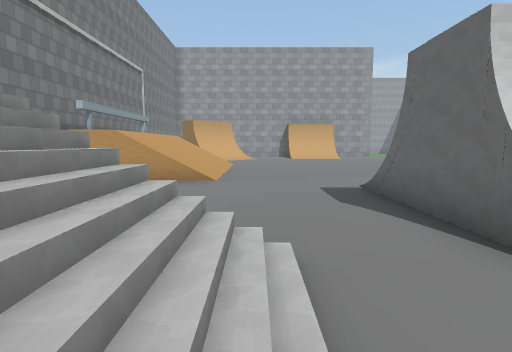
[1] (above)

24 first-person views from a walk through a Unity game level. The camera is 1.3 m above the floor, tilts 6° down and sees 80° across. The floor is counted in squares, 2 m on a side. Each view is taken from the middle of a square. On the plan, view 1 faces up. The plan holds only what a view shows up to about 10 squares ahead; the rest is blank. The place goes on beyond the plan. The player is left out. Some surface patterns are stand-ins.

[2]
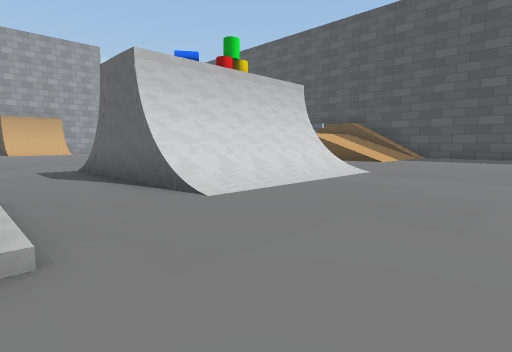

[3]
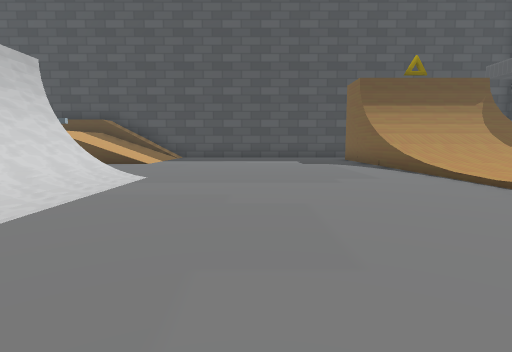

[4]
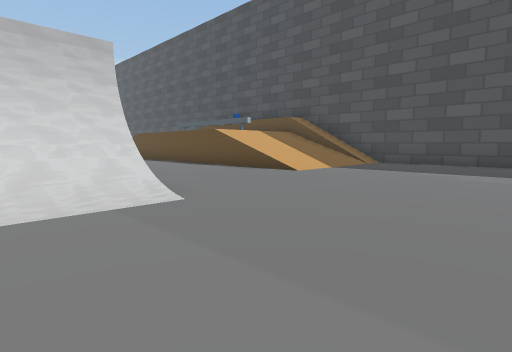

[5]
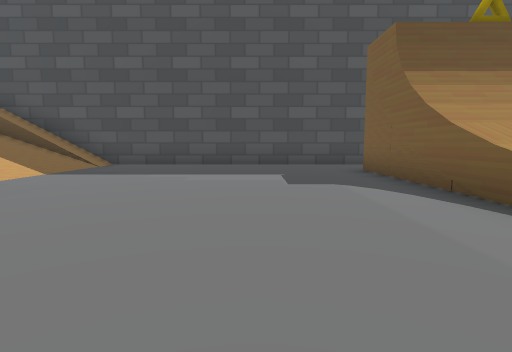

[6]
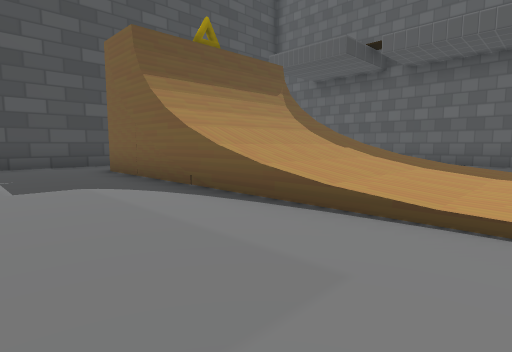

[7]
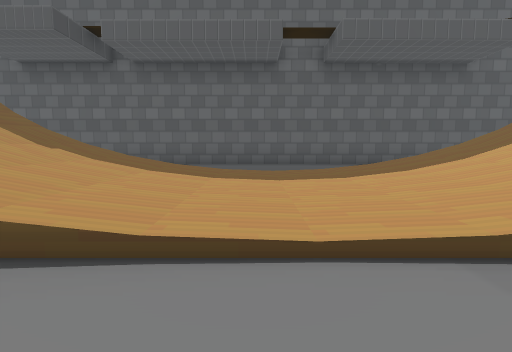

[8]
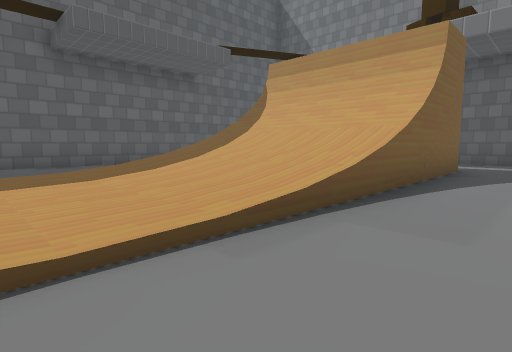

[9]
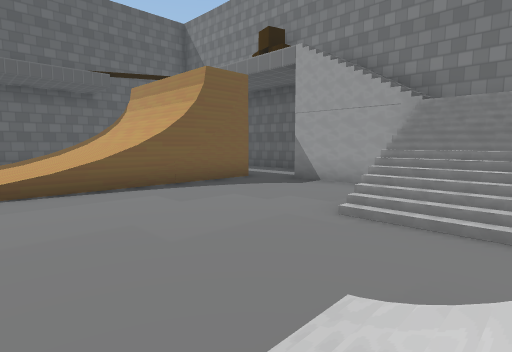

[10]
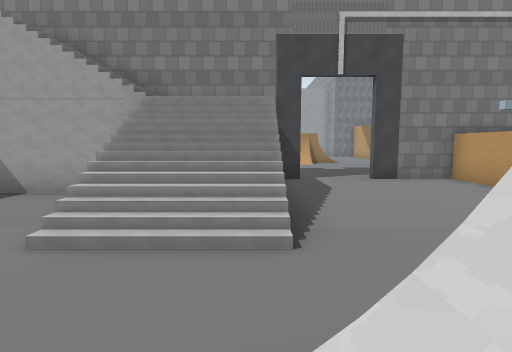

[11]
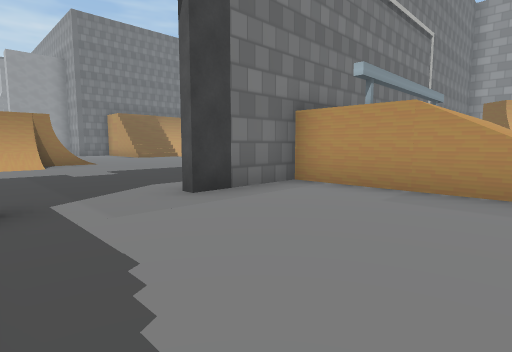

[12]
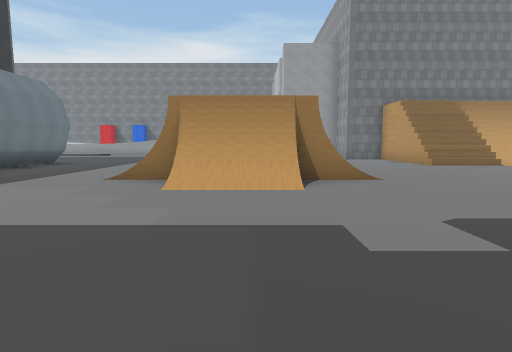

[13]
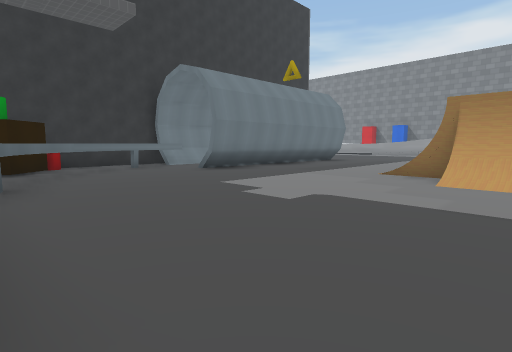

[14]
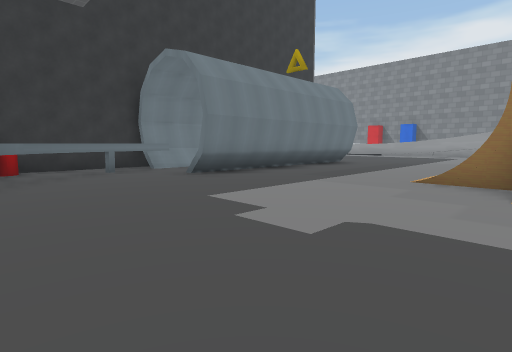

[15]
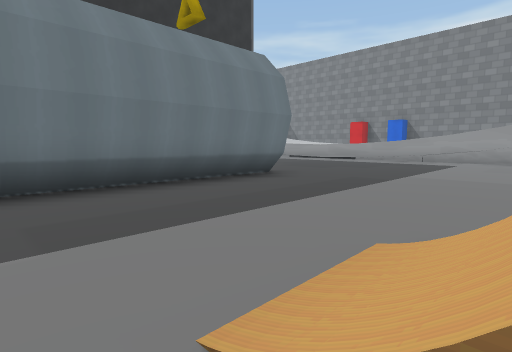

[16]
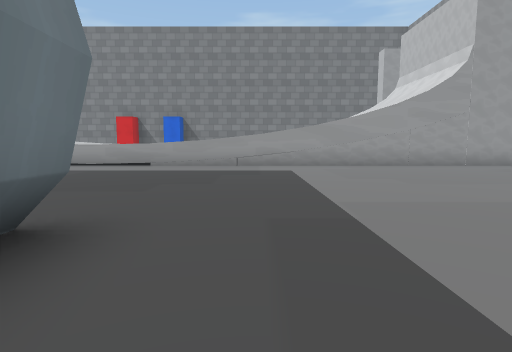

[17]
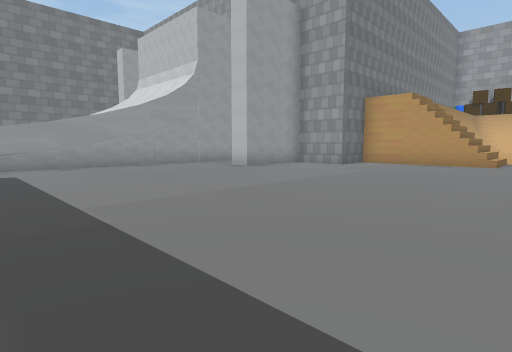

[18]
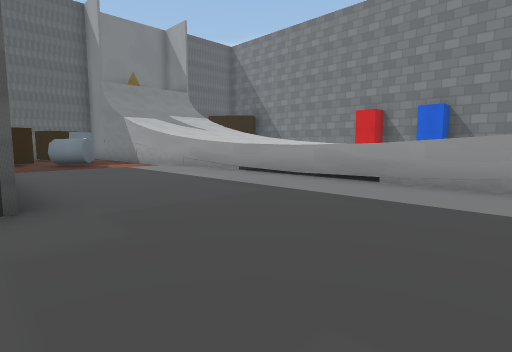

[19]
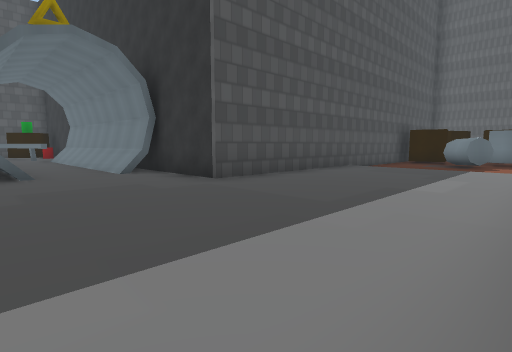

[20]
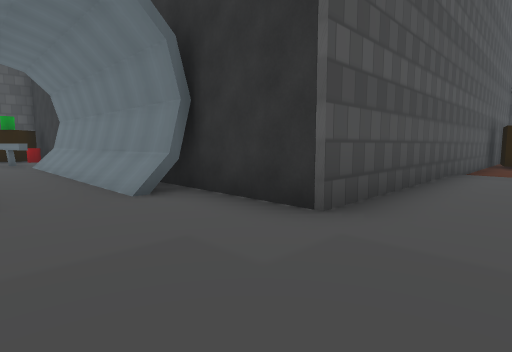

[21]
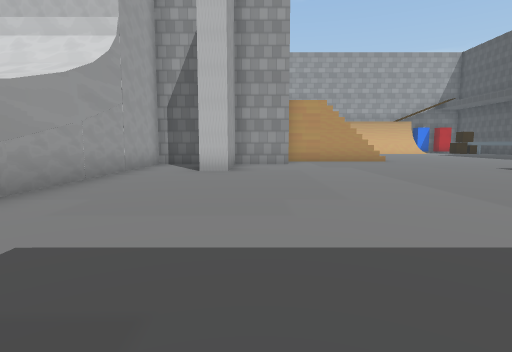

[22]
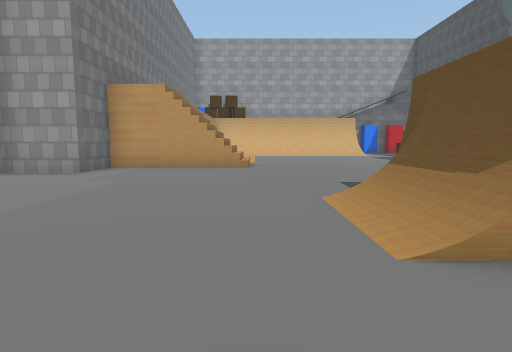

[23]
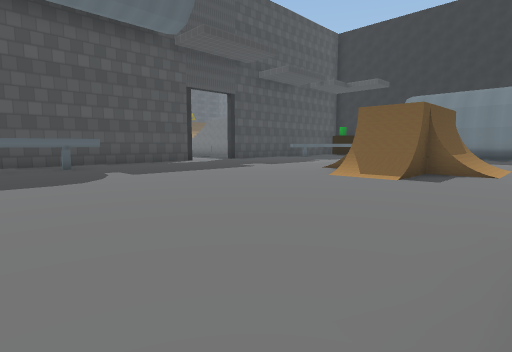

[24]
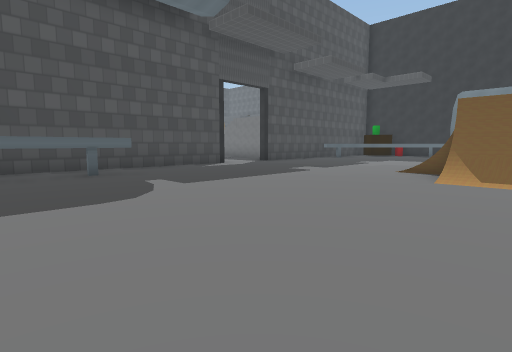

### Floor plan
Key: @ floor where view 1 was taken; # wall or solid block; . main floor; : floor 0.25 m higher than the main floor; - floor 0.25 m lower than the main floor; + floor 2.25 m higher than the main floor; * floor 3.5 m higher than the main floor; / step, stairs or slope; ^ raised ledge.
Columns run from 27 left of view 1 to 16 right of it. Each row starts with its distance up from view 1.
 12           /........   #
 11        # ///........###
 10        # ///........### ///....
  9        #.............## ///....
  8    #####.............## ///....
  7    #.#...............#.........     ..
  6   ##.#.......//......#......./      ..+   *#
  5   #..........##...............#    ...// //#
  4   #..........###..............#    .../////#
  3   #..........###.....#........#####.../////#
  2   #.......... #......#  ////.//////........#
  1   #..................#  ////...............#
  0   #..................# ////@...............#
 -1   ^..................^// ..................#
 -2   ^.......#######...^#///..................#
 -3   ^.......///// /...##///..................#
 -4   ^..............^^###.....................#
 -5   ^.......///////  ###...##/////:::////##..#
 -6   ^.....###########       #/////:::////#
 -7   ^.....#                 #/////:::////#
 -8 ^^^.....#                 #/////:::////#
 -9  ^^.....#                 #/////:::////#
-10   ^.....#
-11   #-----#                      ....
-12     ----#                     ......
-13     -#--#                 ##############
-14     -#--#

Where each view was taken, in squares from view 1:
view 1: 0 up, 0 right, facing up
view 2: 2 down, 0 right, facing up-right
view 3: 1 down, 1 right, facing right
view 4: 2 down, 5 right, facing up-right
view 5: 2 down, 6 right, facing right
view 6: 2 down, 6 right, facing down-right
view 7: 3 down, 6 right, facing down
view 8: 3 down, 6 right, facing down-left
view 9: 2 up, 4 right, facing down-left
view 10: 2 up, 3 right, facing left
view 11: 3 up, 2 left, facing up-left
view 12: 4 up, 7 left, facing left
view 13: 4 up, 6 left, facing down-left
view 14: 3 up, 7 left, facing down-left
view 15: 2 up, 12 left, facing down-left
view 16: 1 down, 15 left, facing left
view 17: 1 down, 15 left, facing up-left
view 18: 2 down, 19 left, facing down-left
view 19: 2 down, 24 left, facing down-right
view 20: 3 down, 21 left, facing down-right
view 21: 2 down, 21 left, facing up
view 22: 1 up, 16 left, facing up
view 23: 12 up, 16 left, facing down-right
view 24: 12 up, 14 left, facing down-right
